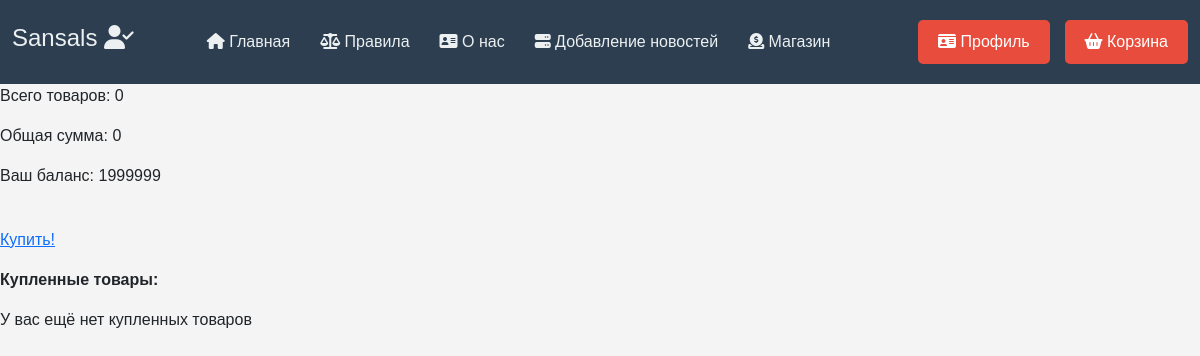
Page /shop/basket/ (signed in) on the earlier database version.
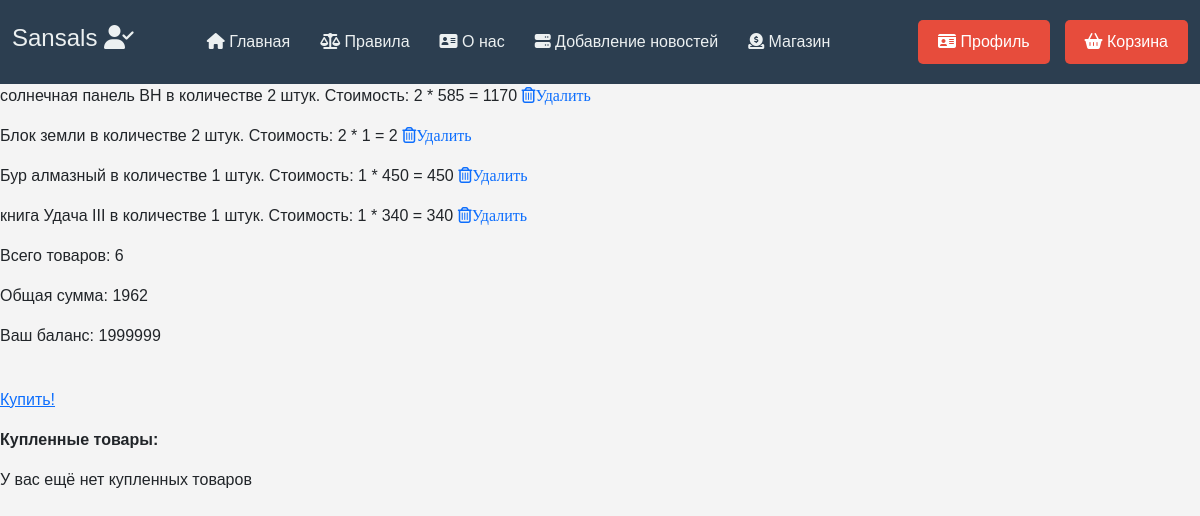
Same page on the later database version.
### shop/models.py (models this page shows, shortened)
class Baskets(models.Model):
    user = models.ForeignKey(settings.AUTH_USER_MODEL,
                                 on_delete=models.CASCADE,
                                default=None
                                 )
    product = models.ForeignKey(Products,
                                on_delete=models.CASCADE,
                                default=None
                                )
    value = models.IntegerField(default=1)
    is_purchased = models.BooleanField(default=False)
    class Meta:
        verbose_name = 'Корзина'
        verbose_name_plural = 'Корзины'
    objects = BasketsQueryset().as_manager()
    def products_price(self):
        return round(self.product.price * self.value , 2)

class Products(models.Model):
    BLOCK = 'BL'
    TOOL = 'T'
    BOOK = 'BO'
    TYPES = {
        (BLOCK, 'Блок'),
        (TOOL, 'Инструмент'),
        (BOOK, 'Книга')
    }
    VANILA = 'V'
    IC2 = 'I'
    TERMO = 'T'
    MODES = {
        (VANILA, 'Ванила'),
        (IC2, 'Indastrial Craft2'),
        (TERMO, 'Termo')
    }
    slug = models.SlugField(max_length=200, unique=True, blank=True, null=True, verbose_name='URL')
    name = models.CharField('Название', max_length=50)
    price = models.PositiveIntegerField('Цена')
    type = models.CharField('Тип товара', max_length=2, choices=TYPES)
    mode = models.CharField('Мод', max_length=1, choices= MODES)
    def __str__(self):
        return self.name
    class Meta:
        verbose_name = 'Товар'
        verbose_name_plural = 'Товары'

### shop/views.py (the view)
# urls.py: path('basket/', views.basket_view, name='basket'),
@ login_required
def basket_view(request):
    data={
        'status':get_user_verify_is(request),
        'username':get_username(request),
        'basket': get_all_user_baskets(request),
        'user':get_user(request),
        'balance': get_user_balance(request),
        'purchased_baskets': get_purchased_baskets(request),
        'error': get_session_data(request, name='error'),
    }
    return render(request, 'shop/Basket.html', data)

### login/services.py (called while the page is built, shortened)
def get_session_data(request, name):
    data = request.session.pop('sessiondata', {})
    try:
        return data.get(name)
    except AttributeError:
        logger.warning(
            f'{datetime.datetime.now()} |Warning| '
            f'Username: {get_username(request)} |'
            f' |login.services| '
            f'AttributeError: exceeded the number of requests per session!')
        return 79797979

### shop/models.py (called while the page is built)
    def total_price(self):
        return sum(cart.products_price() for cart in self)

    def total_value(self):
        if self:
            return sum(cart.value for cart in self)
        return 0

### shop/services.py (called while the page is built)
def get_purchased_baskets(request):
    products = Baskets.objects.filter(user=get_user(request), is_purchased=True)
    return products

### work/global_services.py (called while the page is built)
def get_user(request):
    if request.user.is_authenticated:
        return request.user
    else:
        return None

def get_username(request):
    if request.user.is_authenticated:
        return request.user.username
    else:
        return 'Нет пользователя'

### shop/templates/shop/Basket.html (shortened to what this page needs)
{% extends 'patterns/header.html' %}
{% load static %}
{% block home %}
    <link rel="stylesheet" href="{% static 'shop/style_shop.css' %}">
    <div class="div features_block">
        {% for el in basket %}
            <div class="basket_item">
                <p>{{el.product}} в количестве {{el.value}} штук. Стоимость: {{el.value}} * {{el.product.price}} = {{el.products_price}}
                    <a href="{% url 'basket_remove' el.id %}"><i class="fa fa-trash-o" aria-hidden="true">Удалить</i></a>
                </p>
            </div>
        {% endfor %}
        <p>Всего товаров: {{basket.total_value}}</p>
        <p>Общая сумма: {{basket.total_price}}</p>
        <p>Ваш баланс: {{balance}}</p><br>
        <p><a href="{% url 'payment_basket' %}">Купить!</a></p>
        <p><strong>Купленные товары:</strong></p>
        {% if purchased_baskets %}
            {% for el in purchased_baskets %}
                <div class="basket_item">
                    <p>{{el.product}} в количестве {{el.value}} штук. Стоимость: {{el.value}} * {{el.product.price}} = {{el.products_price}}
                        <a href="{% url 'basket_remove' el.id %}"><i class="fa fa-trash-o" aria-hidden="true">Удалить</i></a>
                    </p>
                </div>
            {% endfor %}
        {% else %}
            <p>У вас ещё нет купленных товаров</p>
        {% endif %}
    </div>
{% endblock %}

Differences in the rows shown:
added Baskets: product "солнечная панель ВН", value "2", product.price "585", products_price "1170", total_value "6", total_price "1962"
added Baskets: product "Блок земли", value "2", product.price "1", products_price "2"
added Baskets: product "Бур алмазный", value "1", product.price "450", products_price "450"
added Baskets: product "книга Удача III", value "1", product.price "340", products_price "340"
Other differences:
{{ basket.total_value }}: "0" → (not shown)
{{ basket.total_price }}: "0" → (not shown)
